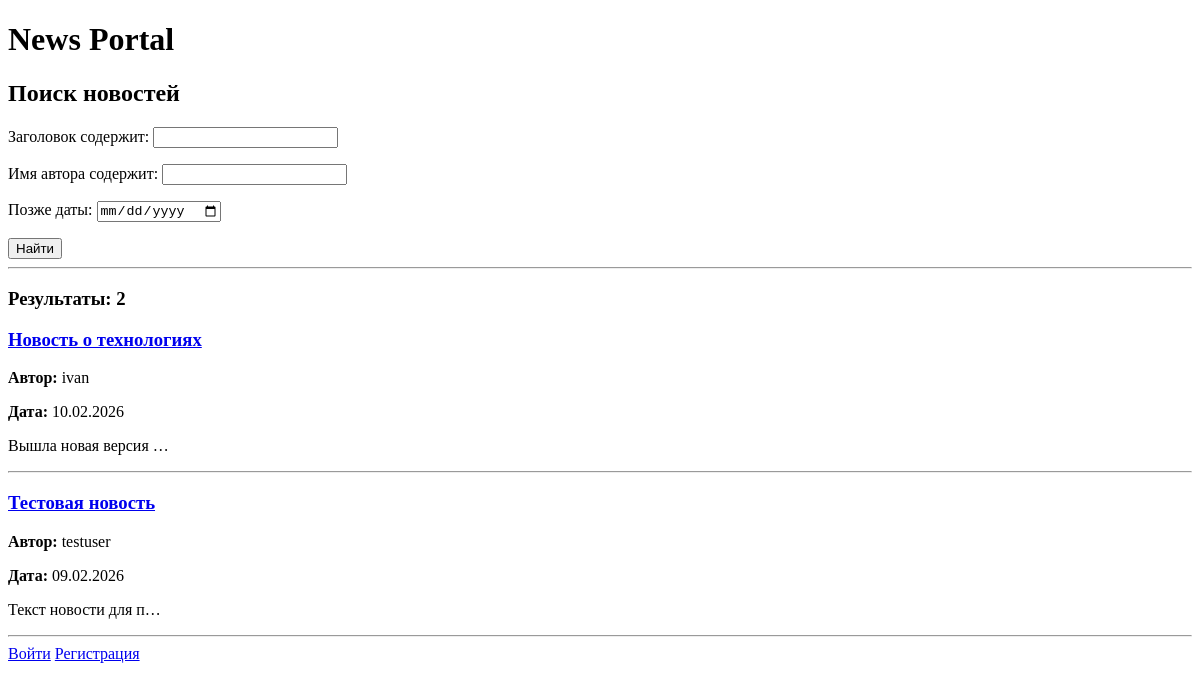
The page /news/search/ on the database as committed earlier.
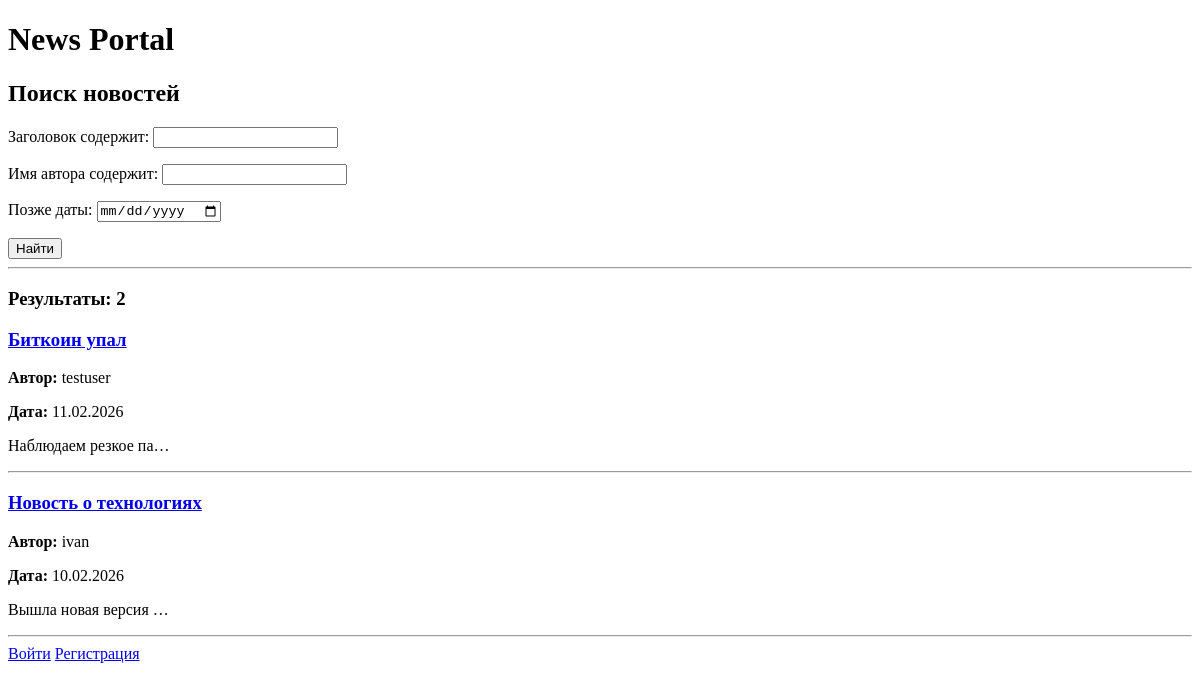
The same page on the database as committed later.
### news/models.py (models this page shows, shortened)
class Post(models.Model):
    ARTICLE = 'AR'
    NEWS = 'NW'
    POST_TYPES = [
        (ARTICLE, 'Статья'),
        (NEWS, 'Новость'),
    ]
    author = models.ForeignKey(Author, on_delete=models.CASCADE)
    post_type = models.CharField(max_length=2, choices=POST_TYPES, default=ARTICLE)
    created_at = models.DateTimeField(auto_now_add=True)
    title = models.CharField(max_length=255)
    content = models.TextField()
    rating = models.IntegerField(default=0)
    categories = models.ManyToManyField(Category, through='PostCategory')

class Author(models.Model):
    user = models.OneToOneField(User, on_delete=models.CASCADE)
    rating = models.IntegerField(default=0)

### news/views.py (the view)
# urls.py: path('search/', NewsSearch.as_view(), name='news_search'),
class NewsSearch(FilterView):
    model = Post
    template_name = 'news/news_search.html'
    context_object_name = 'news_list'
    filterset_class = PostFilter
    paginate_by = 10
    def get_queryset(self):
        return Post.objects.filter(post_type=Post.NEWS).order_by('-created_at')

### news/templatetags/censor.py (called while the page is built)
@register.filter(name='censor')
@stringfilter
def censor(value: str) -> str:
    if not isinstance(value, str):
        raise TypeError(f"Фильтр 'censor' применяется только к строке, получен {type(value)}")
    result = value
    for word in BAD_WORDS:
        result = result.replace(word.lower(), word[0] + '*' * (len(word) - 1))
        result = result.replace(word.capitalize(), word[0].upper() + '*' * (len(word) - 1))
    return result

### news/templates/news/news_search.html (shortened to what this page needs)
{% extends 'news/default.html' %}
{% load censor %}
{% block content %}
    <h2>Поиск новостей</h2>
    <form method="get">
        {{ filter.form.as_p }}
        <button type="submit">Найти</button>
    </form>
    <hr>
    {% if filter.qs %}
        <h3>Результаты: {{ filter.qs|length }}</h3>
        {% for item in news_list %}
            <article>
                <h3><a href="{% url 'news_detail' item.pk %}">{{ item.title|censor }}</a></h3>
                <p><strong>Автор:</strong> {{ item.author.user.username }}</p>
                <p><strong>Дата:</strong> {{ item.created_at|date:"d.m.Y" }}</p>
                <p>{{ item.content|truncatechars:20|censor }}</p>
                <hr>
            </article>
        {% empty %}
            <p>Новостей по вашему запросу не найдено.</p>
        {% endfor %}
    {% else %}
        <p>Введите критерии поиска.</p>
    {% endif %}
{% endblock %}

Rows that differ between the two databases and show on the page:
removed Post: title|censor "Тестовая новость", author.user.username "testuser", created_at "09.02.2026", content|censor "Текст новости для п…"
added Post: title|censor "Биткоин упал", author.user.username "testuser", created_at "11.02.2026", content|censor "Наблюдаем резкое па…"
